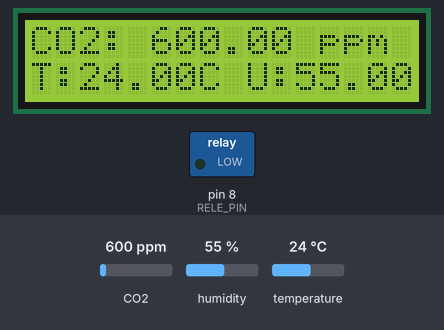
Simulated run of this sketch. Board: Arduino Uno, built with avr-gcc and run on an emulated ATmega328P. On the bench: 16×2 character LCD, switched loads named in the sketch (green lamp = pin HIGH). The test bench sets the inputs (shaded band); at power-on: humidity 55 %, CO2 600 ppm, temperature 24 °C.

Above: at 1.2 s.
1.3 s: humidity set to 69 %
At 3.0 s:
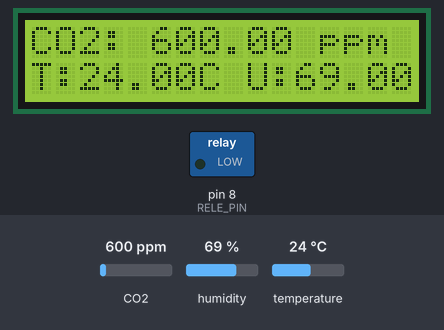
4.0 s: humidity set to 72 %
At 4.8 s:
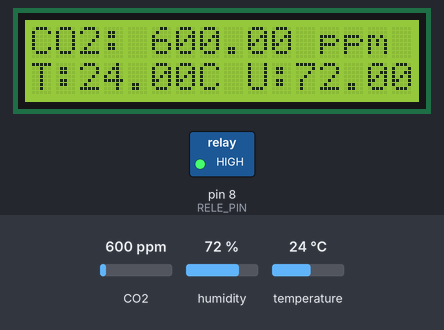
6.7 s: CO2 set to 452 ppm
At 8.5 s:
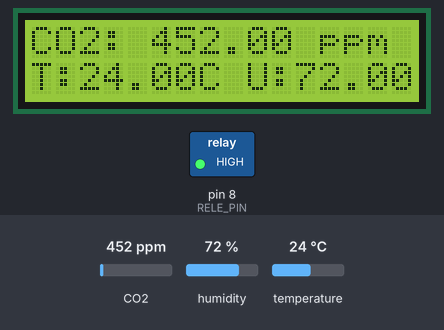
9.7 s: temperature set to 12 °C
At 11.6 s:
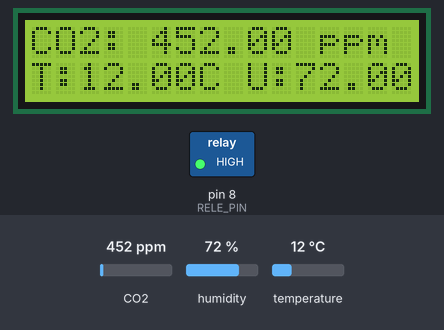
12.4 s: CO2 set to 1050 ppm
At 15.4 s:
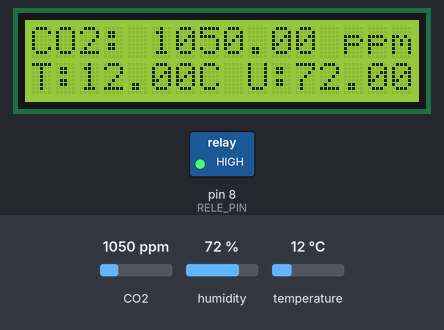
15.9 s: CO2 set to 1700 ppm
At 17.2 s:
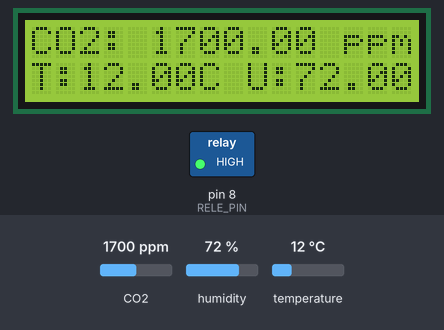
Timing chart, 0 to 18.9 s (numbered marks = the images above; inputs shaded):
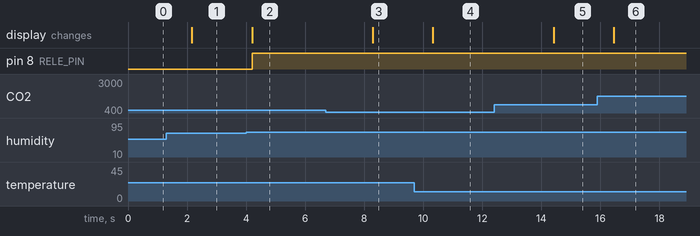

Measured:
- the behaviour switches between 70 and 71 % on humidity (found by bisection; images 1 and 2)
- after the input at 1.3 s, the display: changes after 0.86 s (image 1)
- after the input at 4.0 s, pin 8 (RELE_PIN): LOW → HIGH after 0.20 s; the display: changes after 0.20 s (image 2)
- after the input at 6.7 s, the display: changes after 1.6 s (image 3)
- after the input at 9.7 s, the display: changes after 0.63 s (image 4)
- after the input at 12.4 s, the display: changes after 2.0 s (image 5)
- after the input at 15.9 s, the display: changes after 0.56 s (image 6)

The sketch:

Codigo_pronto.ino
```cpp
#include <DHT.h>
#include <Wire.h>
#include <LiquidCrystal_I2C.h>
#include <MQ135.h>

// Defina os pinos para os sensores e o relé
#define DHT_PIN 7
#define DHT_TYPE DHT22
#define MQ135_PIN A0
#define RELE_PIN 8

// Crie objetos para os sensores
DHT dht(DHT_PIN, DHT_TYPE);
MQ135 mq135(MQ135_PIN);

// Crie um objeto para o display I2C
LiquidCrystal_I2C lcd(0x27, 16, 2); // Endereço I2C 0x27, 16 colunas e 2 linhas

void setup() {
  // Inicialize o sensor DHT22, o sensor MQ135 e o display I2C
  dht.begin();
  lcd.init();
  lcd.backlight();
  lcd.setCursor(0, 0);
  lcd.print("Qualidade do Ar:");

  // Configure o pino do relé como saída
  pinMode(RELE_PIN, OUTPUT);
  // Desligue o umidificador inicialmente
  digitalWrite(RELE_PIN, LOW);
}

void loop() {
  // Leia a temperatura e umidade do sensor DHT22
  float temperature = dht.readTemperature();
  float humidity = dht.readHumidity();

  // Leia a concentração de CO2 do sensor MQ135
  float co2ppm = mq135.getPPM();

  // Exiba os dados no display I2C
  lcd.setCursor(0, 1);
  lcd.print("T:");
  lcd.print(temperature);
  lcd.print("C U:");
  lcd.print(humidity);
  lcd.print("%");

  lcd.setCursor(0, 0);
  lcd.print("CO2: ");
  lcd.print(co2ppm);
  lcd.print(" ppm    ");

  // Verifique a umidade e controle o umidificador com base nas condições
  if (humidity < 65) {
    // A umidade está abaixo de 65, ligue o umidificador
    digitalWrite(RELE_PIN, LOW);
    Serial.println("Umidificador ligado");
  } else if (humidity > 70) {
    // A umidade está acima de 70, desligue o umidificador
    digitalWrite(RELE_PIN, HIGH);
    Serial.println("Umidificador desligado");
  }

  delay(2000); // Espere por 2 segundos antes de ler novamente
}
```
